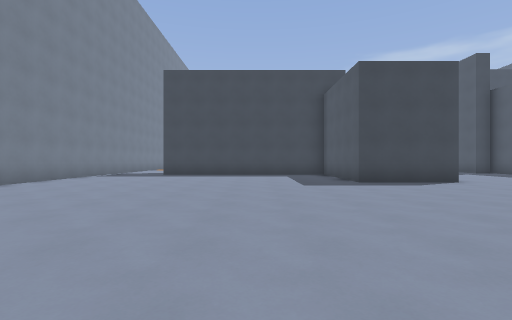
[1] (above)

24 first-person views from a walk through a 3-D level made in the Godot game engine. The camera is 1.3 m above the floor, looks level and sees 85° across. The floor is counted in squares, 2 m on a side. Each view is taken from the middle of a square. On the plan, view 1 faces up. The plan holds only what a view shows up to about 9 squares ahead; the rest is blank. The place goes on beyond the plan. Surface patterns are stand-ins for the level's own textures.

[2]
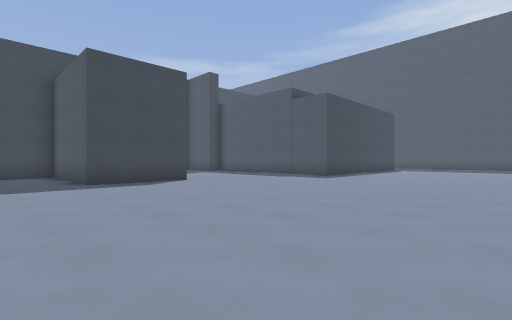

[3]
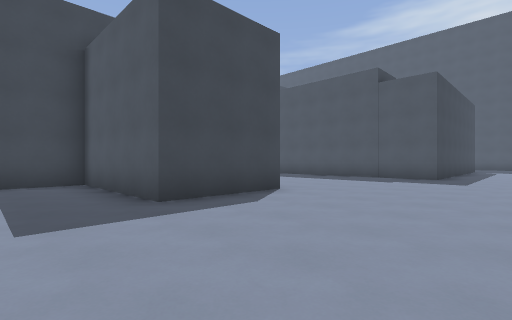

[4]
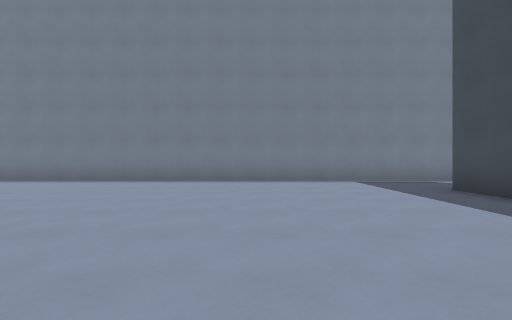

[5]
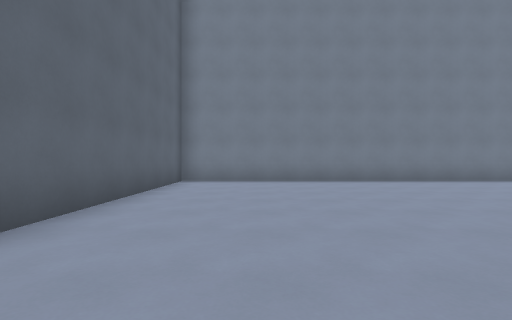

[6]
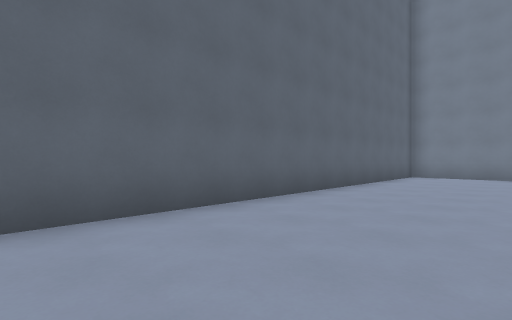

[7]
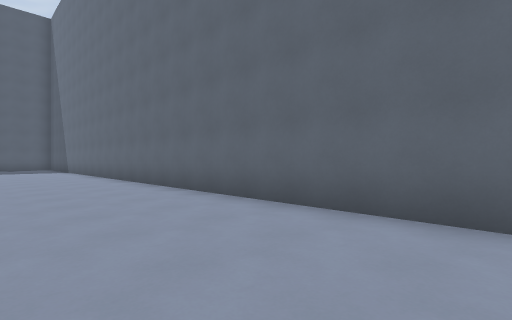

[8]
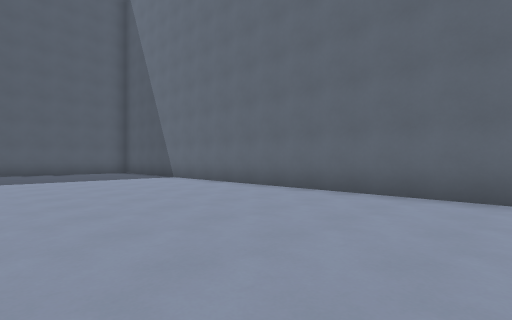

[9]
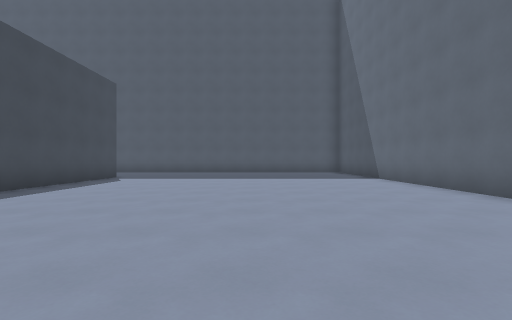

[10]
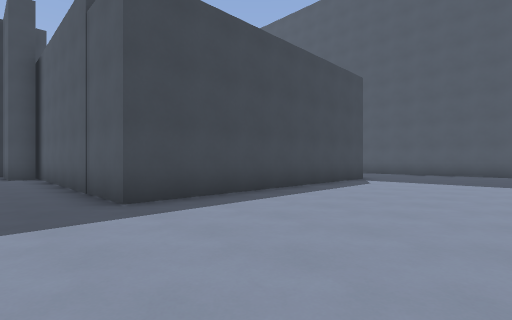

[11]
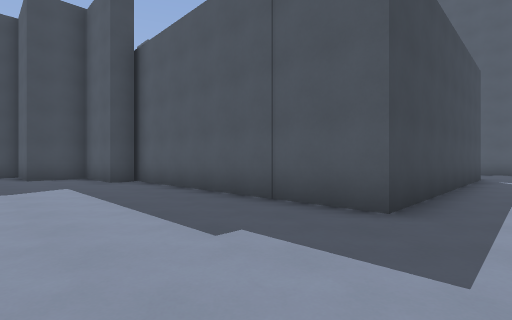

[12]
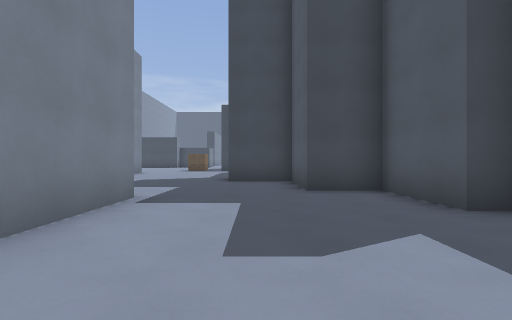

[13]
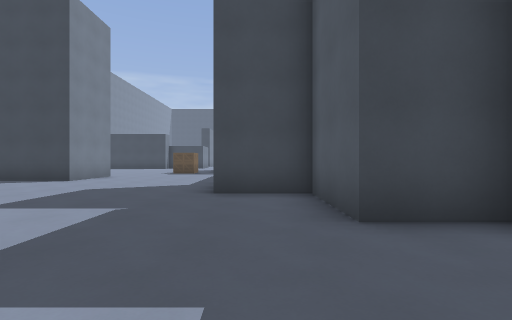

[14]
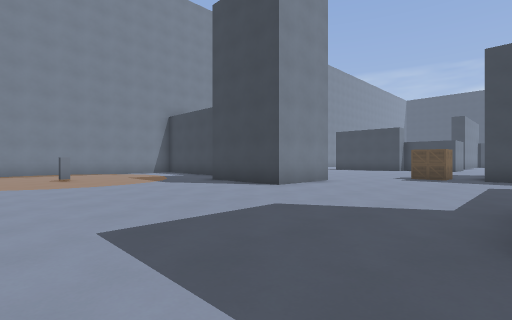

[15]
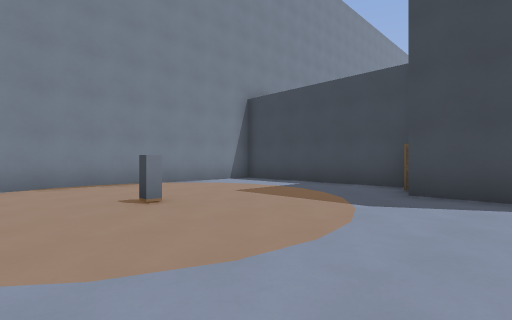

[16]
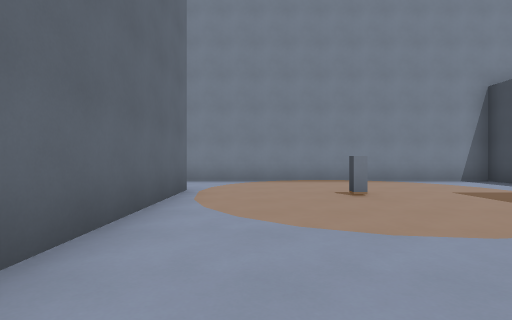

[17]
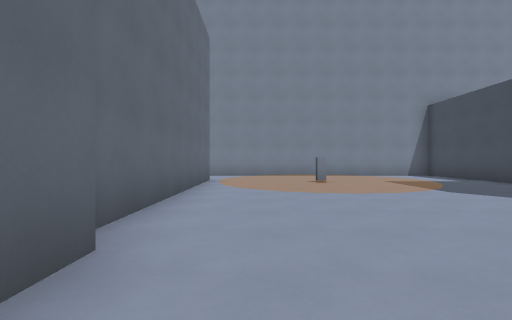

[18]
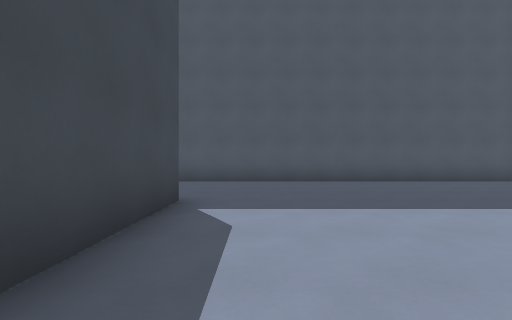

[19]
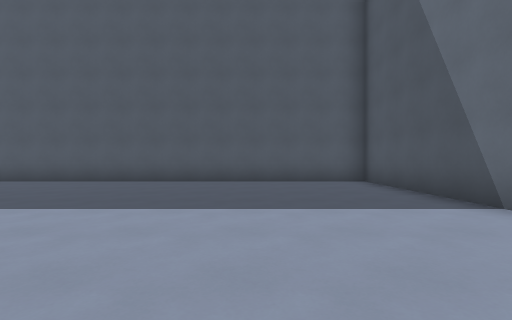

[20]
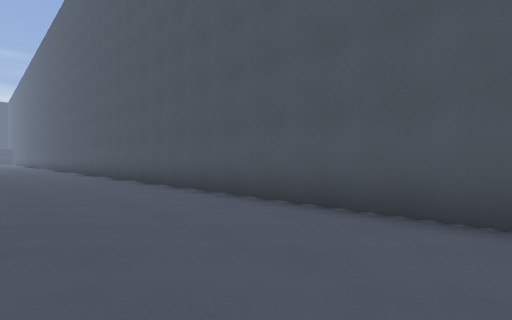

[21]
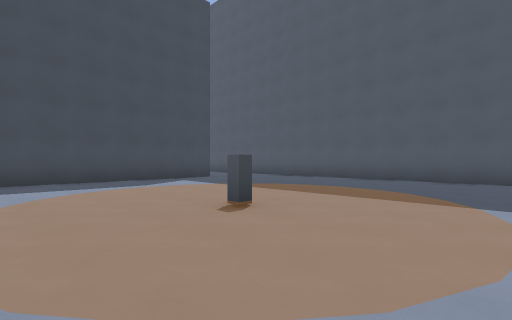

[22]
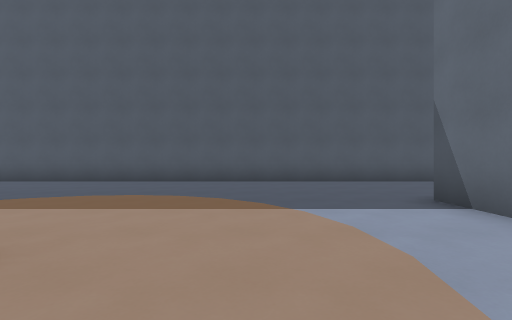

[23]
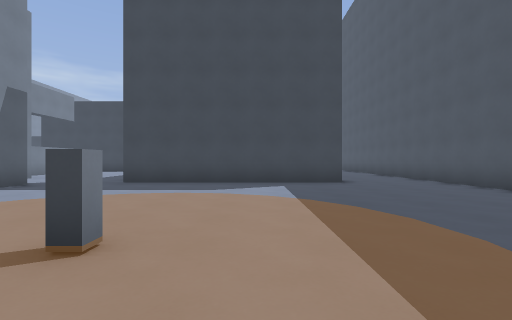

[24]
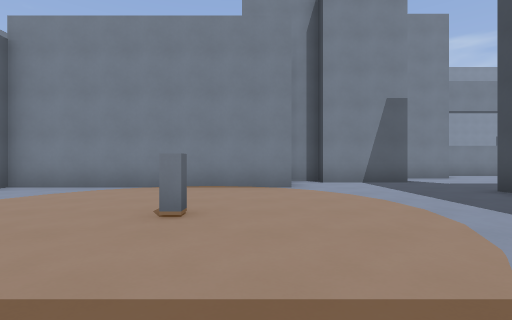

### Floor plan
Points are (right, up) in squares from view 1. A wall is a line through its corners. A room is listed if a view was taken in it or the views show most of it. See-through windows are left out.
Room 1 (views 1, 2, 3, 4, 5, 6, 7, 8, 9, 10, 11, 12, 13, 18, 19, 20, 21, 22, 23, 24)
walls: (6, 8.1) (3, 8.1) (3, 12.3) (1.2, 12.3); (11.4, 13.6) (10.7, 13.6) (10.7, 15.9) (9.1, 15.9); (18.1, 8.1) (19.5, 8.1); (19.5, 6.2) (11.5, 6.2) (11.5, 13.9); (13.4, 14.9) (13.4, 8.1); (5.9, 14.9) (5.9, 12.2); (12, 18.4) (12, 15.9) (11.4, 15.9) (11.4, 15.1); (-2.6, 12.3) (-4.1, 12.3); (20.5, 19) (14.1, 19); (-6.6, 12.4) (-6.6, -3.3) (23.4, -3.3) (23.4, 20)
ways out: opening at (-5.5, 13.5) to room 2; opening at (7.5, 15.5) to room 2; opening at (13.5, 18); opening at (22, 20)
objects: pillar (17, 13)
Room 2 (views 14, 15, 16, 17)
walls: (2.3, 24) (2.3, 21.6) (-0.8, 21.6); (-1.1, 23.1) (-6.6, 23.1) (-6.6, 12.4); (6.6, 26.7) (5.9, 26.7); (2.9, 14.8) (3.8, 14.8); (-4.1, 14.5) (2.4, 14.5); (9.1, 15.9) (9.1, 18.4) (7.1, 18.4)
ways out: opening at (-5.5, 13.5) to room 1; opening at (7.5, 15.5) to room 1
objects: pillar (-3, 18); crate (4, 27) to (5, 27)

Positions as (right, up) in squares from view 1, and headings:
1: (0, 0), facing up
2: (1, 0), facing up-right
3: (1, 4), facing up-right
4: (2, 8), facing left
5: (2, -1), facing left
6: (5, 0), facing down-left
7: (2, 0), facing down-right
8: (9, 2), facing down-right
9: (9, 1), facing right
10: (10, 2), facing up-right
11: (8, 5), facing up-right
12: (8, 10), facing up
13: (8, 13), facing up
14: (7, 16), facing up-left
15: (1, 16), facing up-left
16: (2, 16), facing left
17: (5, 16), facing left
18: (15, 5), facing right
19: (15, 0), facing right
20: (20, 4), facing up-right
21: (14, 10), facing up-right
22: (15, 11), facing right
23: (18, 11), facing up
24: (20, 14), facing left
